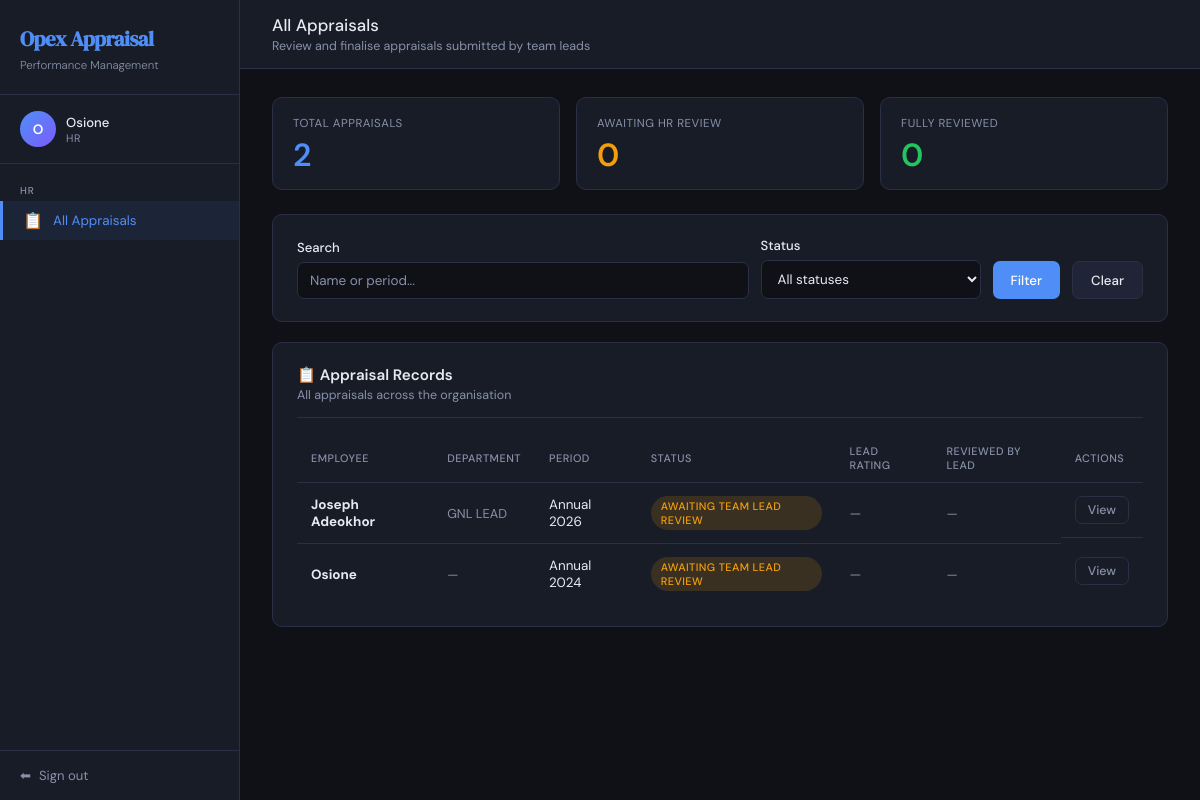
/hr/ (signed in), run on an earlier commit of the app's database.
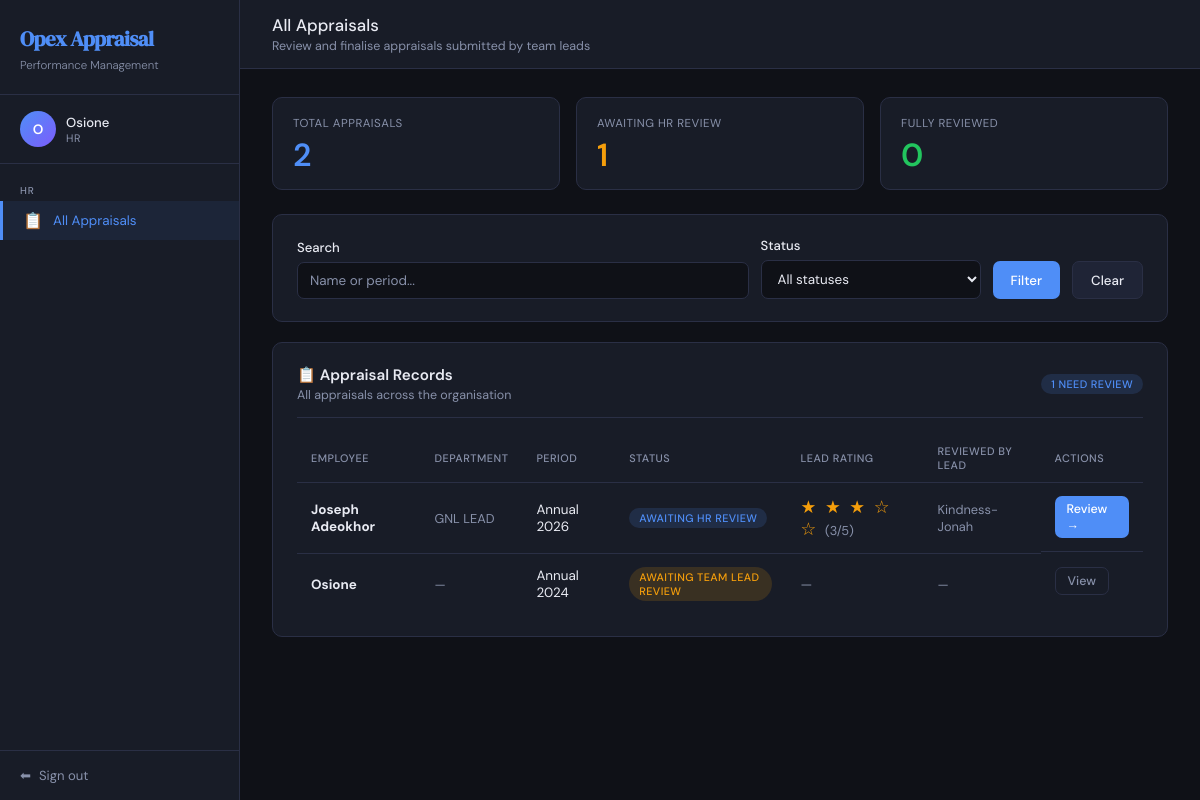
And on a later commit of the database.
### appraisal/models.py (models this page shows, shortened)
class CustomUser(AbstractUser):
    ROLE_EMPLOYEE  = 'employee'
    ROLE_TEAM_LEAD = 'team_lead'
    ROLE_HR        = 'hr'
    ROLE_CHOICES = [
        (ROLE_EMPLOYEE,  'Employee'),
        (ROLE_TEAM_LEAD, 'Team Lead'),
        (ROLE_HR,        'HR'),
    ]
    role       = models.CharField(max_length=20, choices=ROLE_CHOICES, default=ROLE_EMPLOYEE)
    department = models.CharField(max_length=100, blank=True)  # blank=True means optional
    job_title  = models.CharField(max_length=100, blank=True)
    team_lead = models.ForeignKey(
        'self',
        on_delete=models.SET_NULL,
        null=True,
        blank=True,
        related_name='team_members',
        limit_choices_to={'role': ROLE_TEAM_LEAD}  # only show team leads in the dropdown
    )
    @property
    def is_employee(self):
        return self.role == self.ROLE_EMPLOYEE
    @property
    def is_team_lead(self):
        return self.role == self.ROLE_TEAM_LEAD
    @property
    def is_hr(self):
        return self.role == self.ROLE_HR

class Appraisal(models.Model):
    STATUS_DRAFT       = 'draft'        # Employee saved but not yet submitted
    STATUS_PENDING_LEAD = 'pending_lead' # Submitted by employee, waiting for lead
    STATUS_PENDING_HR  = 'pending_hr'   # Lead reviewed, waiting for HR
    STATUS_REVIEWED    = 'reviewed'     # HR has finalised — workflow complete
    STATUS_CHOICES = [
        (STATUS_DRAFT,        'Draft'),
        (STATUS_PENDING_LEAD, 'Awaiting Team Lead Review'),
        (STATUS_PENDING_HR,   'Awaiting HR Review'),
        (STATUS_REVIEWED,     'Reviewed'),
    ]
    SCORE_CHOICES = [
        (5, '5 - Excellent'),
        (4, '4 - Good'),
        (3, '3 - Average'),
        (2, '2 - Below Average'),
        (1, '1 - Poor'),
    ]
    RATING_CHOICES = [
        (5, '5 - Outstanding'),
        (4, '4 - Exceeds Expectations'),
        (3, '3 - Meets Expectations'),
        (2, '2 - Below Expectations'),
        (1, '1 - Needs Improvement'),
    ]
    employee = models.ForeignKey(
        CustomUser,
        on_delete=models.CASCADE,
        related_name='appraisals',
        null=True, blank=True,
        limit_choices_to={'role': CustomUser.ROLE_EMPLOYEE}
    )
    employee_name       = models.CharField(max_length=200, blank=True)
    employee_department = models.CharField(max_length=100, blank=True)
    reviewed_by_lead = models.ForeignKey(
        CustomUser,
        on_delete=models.SET_NULL,
        null=True, blank=True,
        related_name='lead_reviews',
        limit_choices_to={'role': CustomUser.ROLE_TEAM_LEAD}
    )
    reviewed_by_hr = models.ForeignKey(
        CustomUser,
        on_delete=models.SET_NULL,
        null=True, blank=True,
        related_name='hr_reviews',
        limit_choices_to={'role': CustomUser.ROLE_HR}
    )
    period = models.CharField(max_length=100)
    status = models.CharField(
        max_length=20,
        choices=STATUS_CHOICES,
        default=STATUS_PENDING_LEAD
    )
    score_punctuality = models.IntegerField(
        choices=SCORE_CHOICES, null=True, blank=True,
        verbose_name='Punctuality & Attendance'
    )
    score_quality = models.IntegerField(
        choices=SCORE_CHOICES, null=True, blank=True,
        verbose_name='Quality of Work'
    )
    score_teamwork = models.IntegerField(
        choices=SCORE_CHOICES, null=True, blank=True,
        verbose_name='Teamwork & Collaboration'
    )
    score_communication = models.IntegerField(
        choices=SCORE_CHOICES, null=True, blank=True,
        verbose_name='Communication Skills'
    )
    score_deadlines = models.IntegerField(
        choices=SCORE_CHOICES, null=True, blank=True,
        verbose_name='Meeting Deadlines'
    )
    score_problem_solving = models.IntegerField(
        choices=SCORE_CHOICES, null=True, blank=True,
        verbose_name='Problem Solving'
    )
    score_initiative = models.IntegerField(
        choices=SCORE_CHOICES, null=True, blank=True,
        verbose_name='Initiative & Creativity'
    )
    score_professionalism = models.IntegerField(
        choices=SCORE_CHOICES, null=True, blank=True,
        verbose_name='Professionalism'
    )
    score_adherence = models.IntegerField(
        choices=SCORE_CHOICES, null=True, blank=True,
        verbose_name='Adherence to Company Rules'
    )
    additional_comments = models.TextField(blank=True)
    lead_comment = models.TextField(blank=True)
    lead_rating  = models.IntegerField(null=True, blank=True, choices=RATING_CHOICES)
    hr_comment  = models.TextField(blank=True)
    hr_decision = models.CharField(max_length=100, blank=True)
    created_at           = models.DateTimeField(auto_now_add=True)
    updated_at           = models.DateTimeField(auto_now=True)
    submitted_to_lead_at = models.DateTimeField(null=True, blank=True)
    submitted_to_hr_at   = models.DateTimeField(null=True, blank=True)
    reviewed_at          = models.DateTimeField(null=True, blank=True)
    class Meta:
        ordering = ['-created_at']
    @property
    def status_badge_class(self):
        return {
            self.STATUS_DRAFT:        'badge-draft',
            self.STATUS_PENDING_LEAD: 'badge-lead',
            self.STATUS_PENDING_HR:   'badge-hr',
            self.STATUS_REVIEWED:     'badge-reviewed',
        }.get(self.status, 'badge-draft')

### appraisal/views.py (the view, shortened to what this page needs)
# urls.py: path('hr/',                            views.hr_dashboard,        name='hr_dashboard'),
@login_required
def hr_dashboard(request):
    if not request.user.is_hr:
        messages.error(request, 'You do not have permission to view this page.')
        return redirect('dashboard')
    status_filter = request.GET.get('status', '')
    search        = request.GET.get('search', '')
    appraisals = Appraisal.objects.select_related('employee', 'reviewed_by_lead')
    if status_filter:
        appraisals = appraisals.filter(status=status_filter)
    context = {
        'appraisals':     appraisals,
        'status_filter':  status_filter,  # keeps the dropdown on the selected option
        'search':         search,         # keeps the search box filled in
        'total':          Appraisal.objects.count(),
        'pending_hr':     Appraisal.objects.filter(status=Appraisal.STATUS_PENDING_HR).count(),
        'reviewed':       Appraisal.objects.filter(status=Appraisal.STATUS_REVIEWED).count(),
        'status_choices': Appraisal.STATUS_CHOICES,  # populates the filter dropdown
    }
    return render(request, 'appraisal/hr_dashboard.html', context)

### appraisal/templates/appraisal/hr_dashboard.html (shortened to what this page needs)
{% extends 'appraisal/base.html' %}
{% block nav_hr %}active{% endblock %}
{% block content %}
<div class="topbar">
  <div>
    <div class="topbar-title">All Appraisals</div>
    <div class="topbar-subtitle">Review and finalise appraisals submitted by team leads</div>
  </div>
</div>
<div class="content">
  <div class="stats-grid">
    <div class="stat-card">
      <div class="stat-label">Total Appraisals</div>
      <div class="stat-value accent">{{ total }}</div>
    </div>
    <div class="stat-card">
      <div class="stat-label">Awaiting HR Review</div>
      <div class="stat-value warning">{{ pending_hr }}</div>
    </div>
    <div class="stat-card">
      <div class="stat-label">Fully Reviewed</div>
      <div class="stat-value success">{{ reviewed }}</div>
    </div>
  </div>
  <div class="card">
    <form method="get" style="display:flex;gap:12px;align-items:flex-end;flex-wrap:wrap;">
      <div class="form-group" style="flex:1;min-width:200px;margin-bottom:0;">
        <label class="form-label">Search</label>
        <input
          type="text"
          name="search"
          class="form-control"
          placeholder="Name or period..."
          value="{{ search }}"
        >
      </div>
      <div class="form-group" style="width:220px;margin-bottom:0;">
        <label class="form-label">Status</label>
        <select name="status" class="form-control">
          <option value="">All statuses</option>
        </select>
      </div>
      <button type="submit" class="btn btn-primary" style="height:38px;">Filter</button>
      <a href="{% url 'hr_dashboard' %}" class="btn btn-secondary" style="height:38px;">Clear</a>
    </form>
  </div>
  <div class="card">
    <div class="card-header">
      <div>
        <div class="card-title">📋 Appraisal Records</div>
        <div class="card-subtitle">
          {% if search or status_filter %}
            Showing filtered results
          {% else %}
            All appraisals across the organisation
          {% endif %}
        </div>
      </div>
      {% if pending_hr %}
      <span class="badge badge-hr">{{ pending_hr }} need review</span>
      {% endif %}
    </div>
    {% if appraisals %}
    <div class="table-wrap">
      <table>
        <thead>
          <tr>
            <th>Employee</th>
            <th>Department</th>
            <th>Period</th>
            <th>Status</th>
            <th>Lead Rating</th>
            <th>Reviewed By Lead</th>
            <th>Actions</th>
          </tr>
        </thead>
        <tbody>
          {% for a in appraisals %}
          <tr>
            <td>
              <strong>
                {% if a.employee %}
                  {{ a.employee.get_full_name|default:a.employee.username }}
                {% else %}
                  {{ a.employee_name|default:"Unknown" }}
                {% endif %}
              </strong>
            </td>
            <td class="text-muted text-sm">
              {% if a.employee %}
                {{ a.employee.department|default:"—" }}
              {% else %}
                {{ a.employee_department|default:"—" }}
              {% endif %}
            </td>
            <td>{{ a.period }}</td>
            <td>
              <span class="badge {{ a.status_badge_class }}">
                {{ a.get_status_display }}
              </span>
            </td>
            <td>
              {% if a.lead_rating %}
              <span class="rating-stars">
                {% for i in "12345" %}
                  {% if forloop.counter <= a.lead_rating %}★{% else %}☆{% endif %}
                {% endfor %}
              </span>
              <span class="text-muted text-sm">({{ a.lead_rating }}/5)</span>
              {% else %}
              <span class="text-muted">—</span>
              {% endif %}
            </td>
            <td class="text-sm text-muted">
              {% if a.reviewed_by_lead %}
                {{ a.reviewed_by_lead.get_full_name|default:a.reviewed_by_lead.username }}
              {% else %}
                —
              {% endif %}
            </td>
            <td style="display:flex;gap:6px;">
              {% if a.status == 'pending_hr' %}
              <a href="{% url 'hr_review' a.pk %}" class="btn btn-sm btn-primary">Review →</a>
              {% else %}
              <a href="{% url 'hr_appraisal_detail' a.pk %}" class="btn btn-sm btn-outline">View</a>
              {% endif %}
            </td>
          </tr>
          {% endfor %}
        </tbody>
      </table>
    </div>
    {% endif %}
  </div>
</div>
{% endblock %}

### appraisal/templates/appraisal/base.html (shortened to what this page needs)
<!DOCTYPE html>
<html lang="en">
<head>
</head>
<body>
{% if user.is_authenticated %}
<aside class="sidebar">
  <div class="sidebar-brand">
    <h1> Opex Appraisal</h1>
    <span>Performance Management</span>
  </div>
  <div class="sidebar-user">
    <div class="avatar">{{ user.first_name.0|upper }}{{ user.last_name.0|upper }}{% if not user.first_name %}{{ user.username.0|upper }}{% endif %}</div>
    <div class="sidebar-user-info">
      <div class="sidebar-user-name">{{ user.get_full_name|default:user.username }}</div>
      <div class="sidebar-user-role">{{ user.get_role_display }}</div>
    </div>
  </div>
  <nav class="sidebar-nav">
    {% if user.is_employee %}
    <div class="nav-section-label">Employee</div>
    <a href="{% url 'employee_dashboard' %}" class="nav-link {% block nav_home %}{% endblock %}">
      <span class="icon">🏠</span> My Dashboard
    </a>
    <a href="{% url 'appraisal_create' %}" class="nav-link {% block nav_new %}{% endblock %}">
      <span class="icon">✏️</span> New Appraisal
    </a>
    {% elif user.is_team_lead %}
    <div class="nav-section-label">Team Lead</div>
    <a href="{% url 'lead_dashboard' %}" class="nav-link {% block nav_lead %}{% endblock %}">
      <span class="icon">👥</span> Team Reviews
    </a>
    {% elif user.is_hr %}
    <div class="nav-section-label">HR</div>
    <a href="{% url 'hr_dashboard' %}" class="nav-link {% block nav_hr %}{% endblock %}">
      <span class="icon">📋</span> All Appraisals
    </a>
    {% endif %}
  </nav>
  <div class="sidebar-footer">
    <a href="{% url 'logout' %}"><span>⬅</span> Sign out</a>
  </div>
</aside>
{% endif %}
<main class="main">
  {% block content %}{% endblock %}
</main>
</body>
</html>

What changed in the data, as far as the page shows it:
changed Appraisal "Joseph Adeokhor": status "AWAITING TEAM LEAD REVIEW" → "AWAITING HR REVIEW"; lead_rating (not shown) → "3"; reviewed_by_lead.get_full_name (not shown) → "Kindness-Jonah"; lead_rating "—" → "( /5)"; status "View" → "Review →"; no longer shows "—"
Also different on the page:
{{ pending_hr }}: "0" → "1"
{{ pending_hr }}: (not shown) → "1"
text now shown: "NEED REVIEW"
